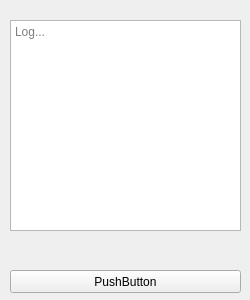
<?xml version="1.0" encoding="UTF-8"?>
<ui version="4.0">
 <class>MainWindow</class>
 <widget class="QMainWindow" name="MainWindow">
  <property name="geometry">
   <rect>
    <x>0</x>
    <y>0</y>
    <width>250</width>
    <height>300</height>
   </rect>
  </property>
  <property name="minimumSize">
   <size>
    <width>250</width>
    <height>300</height>
   </size>
  </property>
  <property name="maximumSize">
   <size>
    <width>290</width>
    <height>300</height>
   </size>
  </property>
  <property name="windowTitle">
   <string>MainWindow</string>
  </property>
  <widget class="QWidget" name="centralwidget">
   <widget class="QPlainTextEdit" name="plainTextEdit">
    <property name="geometry">
     <rect>
      <x>10</x>
      <y>20</y>
      <width>231</width>
      <height>211</height>
     </rect>
    </property>
    <property name="placeholderText">
     <string>Log...</string>
    </property>
   </widget>
   <widget class="QPushButton" name="pushButton">
    <property name="geometry">
     <rect>
      <x>10</x>
      <y>270</y>
      <width>231</width>
      <height>23</height>
     </rect>
    </property>
    <property name="text">
     <string>PushButton</string>
    </property>
   </widget>
   <widget class="QLabel" name="label">
    <property name="geometry">
     <rect>
      <x>10</x>
      <y>240</y>
      <width>231</width>
      <height>16</height>
     </rect>
    </property>
    <property name="text">
     <string/>
    </property>
   </widget>
  </widget>
 </widget>
 <resources/>
 <connections/>
</ui>
